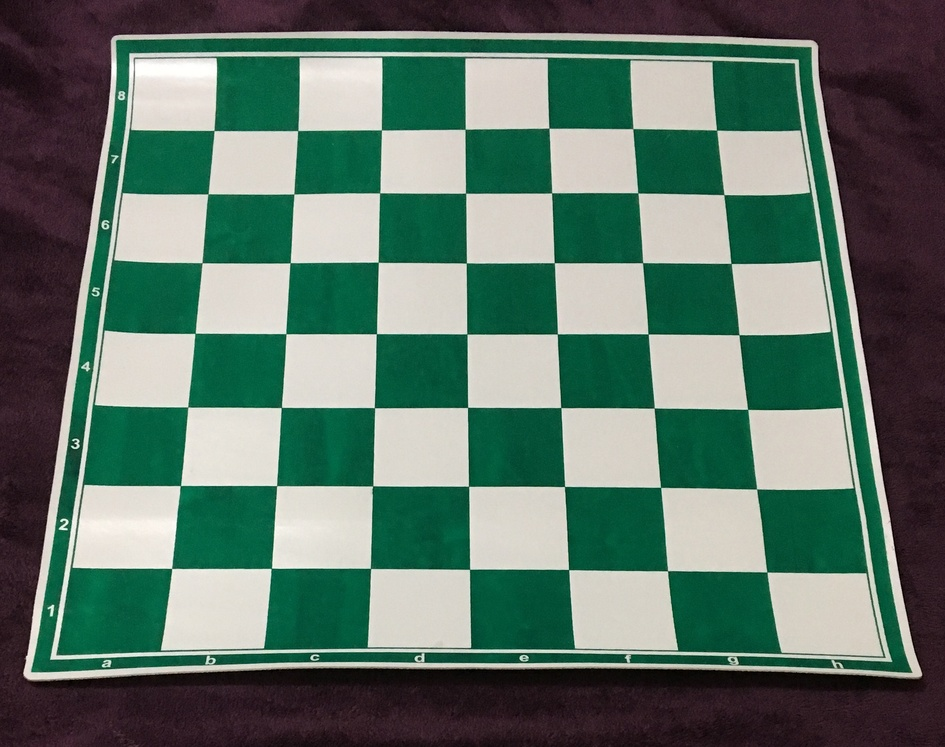
%> input picture 1.jpg, 945 x 747 px, shrunk from 2400 x 1896 before the run
$ octave --eval "result = image_reader;"   (GNU Octave 9; MATLAB toolbox functions it lacks are replaced by stand-ins)
%> lines starting %> are read from the running program, lines starting %| are printed output that depends on the picture; in (x1, y1, x2, y2) boxes, pixels count from 0 and x2, y2 are one past the last pixel; in counts of white or black regions, pixels touching at a corner belong together; the program's own positions count from 1
function img_data = image_reader(mode, img, show_img)
% [20 lines of commented-out code are left out]

if nargin < 1 || isempty(mode)
    mode = 'rg'; % red and green board
end
if nargin < 2 || isempty(img)
    [fname, pname] = uigetfile(fullfile('Chess_pictures','*.jpg'));
%> the answer given: 1.jpg
    % load image with chess board
    img = imread(fullfile(pname, fname));
%> img is the input picture: size 747x945x3 uint8; mean R, G, B 92.4, 115.4, 103.7
elseif ischar(img) % if input is a string,
    fname = img;   % assume it's a filename
    img = imread(fname);
    [~, fname, ext] = fileparts(fname); % strip off path name
    fname = [fname, ext];
end
if nargin < 3
    show_img = true;
end
if ~exist('fname', 'var')
    fname = '';
end

img_data.mode = mode;
img_data.fname = fname;
img_data.img = img;

if show_img
    % display image
    figure('Color', 'w');
    imshow(img, 'InitialMagnification', 'fit');
end

% convert to grayscale
img_gray = rgb2gray(img);
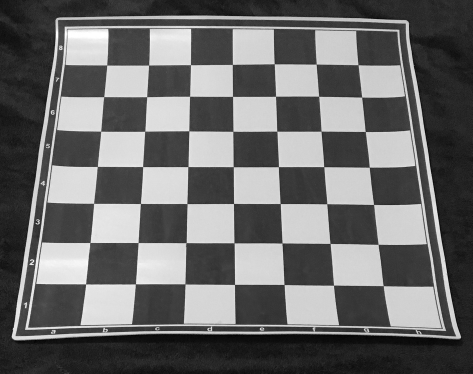
%> img_gray: size 747x945 uint8 (shown at 1/2 size); min 0, max 255, mean 107.2
img_gray = medfilt2(img_gray, [5, 5]); % median filter to remove noise
img_data.img_gray = img_gray;

if strcmp(mode, 'rg')
    % split image into red and green channels
    img_r = img(:, :, 1) - img(:, :, 2) - img(:, :, 3);
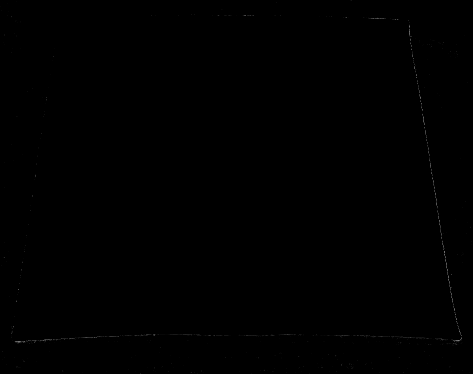
%> img_r: size 747x945 uint8 (shown at 1/2 size); min 0, max 18, mean 0.0141; drawn with min black and max white
    img_r = medfilt2(img_r, [5, 5]); % median filter to remove noise
    thresh = graythresh(img_r);
%> thresh = 0.00392
    img_data.img_r = im2bw(img_r, thresh); % binarize red image
%> img_data.img_r: size 747x945 logical; 0.01% white; 4 white regions (2 under 20 px), largest, box (x1, y1, x2, y2) and area: (907, 679, 921, 684) 40, (32, 682, 42, 686) 35
    img_g = img(:, :, 2) - img(:, :, 1) - img(:, :, 3);
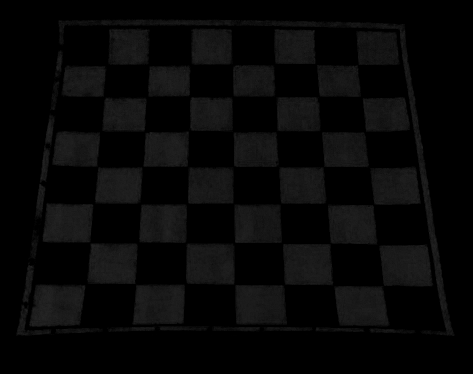
%> img_g: size 747x945 uint8 (shown at 1/2 size); min 0, max 40, mean 7.7
    img_g = medfilt2(img_g, [5, 5]); % median filter to remove noise
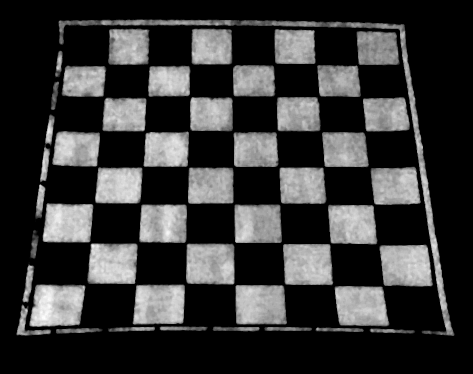
%> img_g: size 747x945 uint8 (shown at 1/2 size); min 0, max 35, mean 7.6; drawn with min black and max white
    thresh = graythresh(img_g);
%> thresh = 0.0431
    img_data.img_g = im2bw(img_g, thresh); % binarize green image
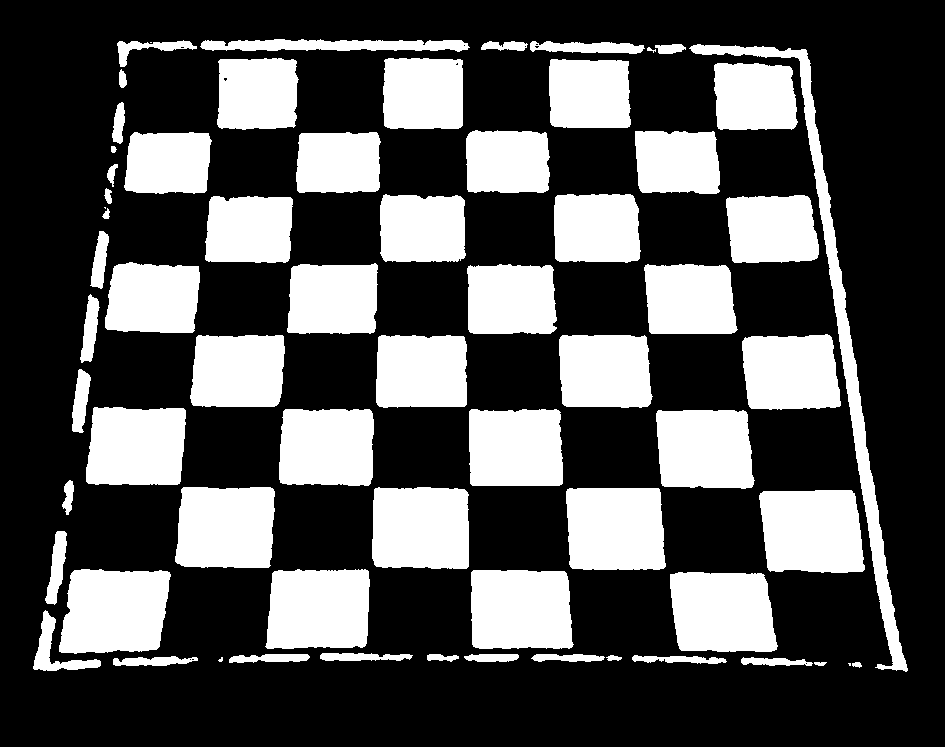
%> img_data.img_g: size 747x945 logical; 31.9% white; 66 white regions (4 under 20 px), largest, box (x1, y1, x2, y2) and area: (689, 44, 908, 672) 8392, (59, 569, 171, 654) 8074, (759, 490, 865, 573) 7846

    if show_img

    end

end

$ run again, on 3.jpg
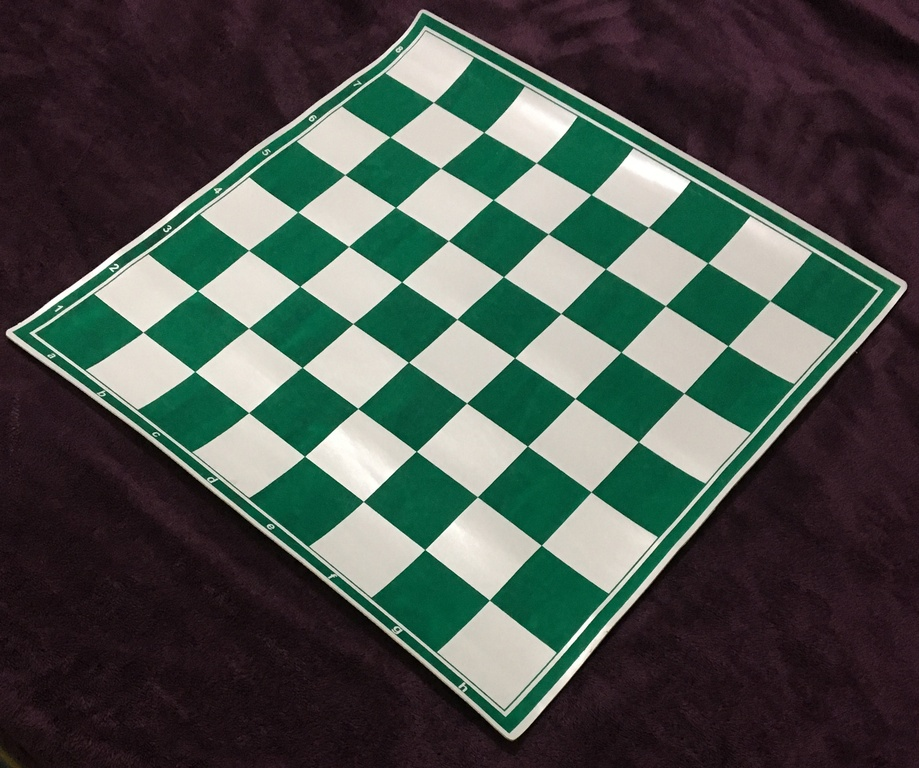
%> input picture 3.jpg, 919 x 768 px, shrunk from 2628 x 2196 before the run
%> in image_reader, img is the input picture: size 768x919x3 uint8; mean R, G, B 73.1, 82.1, 76.1
%> in image_reader, `img_r = img(:, :, 1) - img(:, :, 2) - img(:, :, 3);`:
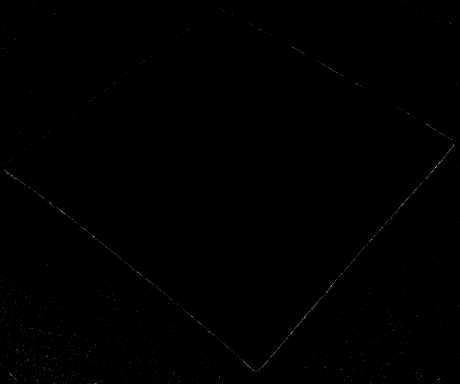
%> img_r: size 768x919 uint8 (shown at 1/2 size); min 0, max 16, mean 0.0234; drawn with min black and max white
%> in image_reader, `thresh = graythresh(img_r);`: thresh = 0
%> img_data.img_r: size 768x919 logical; 0.05% white in thin lines or dots
%> in image_reader, `thresh = graythresh(img_g);`: thresh = 0.0353
%> in image_reader, `img_data.img_g = im2bw(img_g, thresh);`:
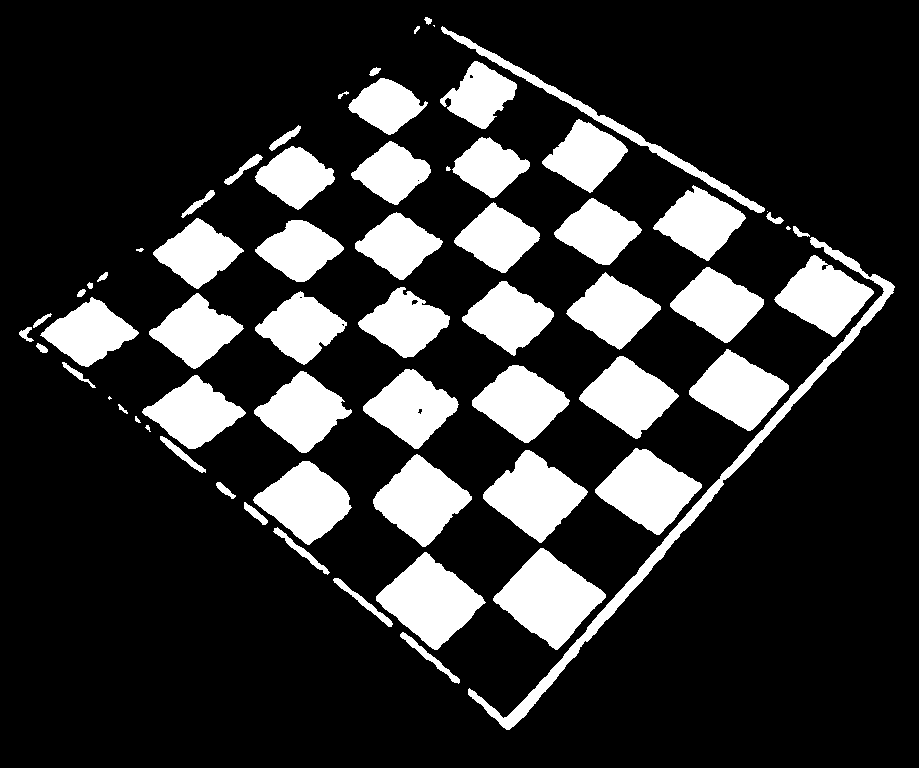
%> img_data.img_g: size 768x919 logical; 19.6% white; 65 white regions (5 under 20 px), largest, box (x1, y1, x2, y2) and area: (468, 237, 895, 730) 6293, (493, 548, 606, 650) 6045, (376, 552, 486, 650) 5651

$ run again, on 4.jpg
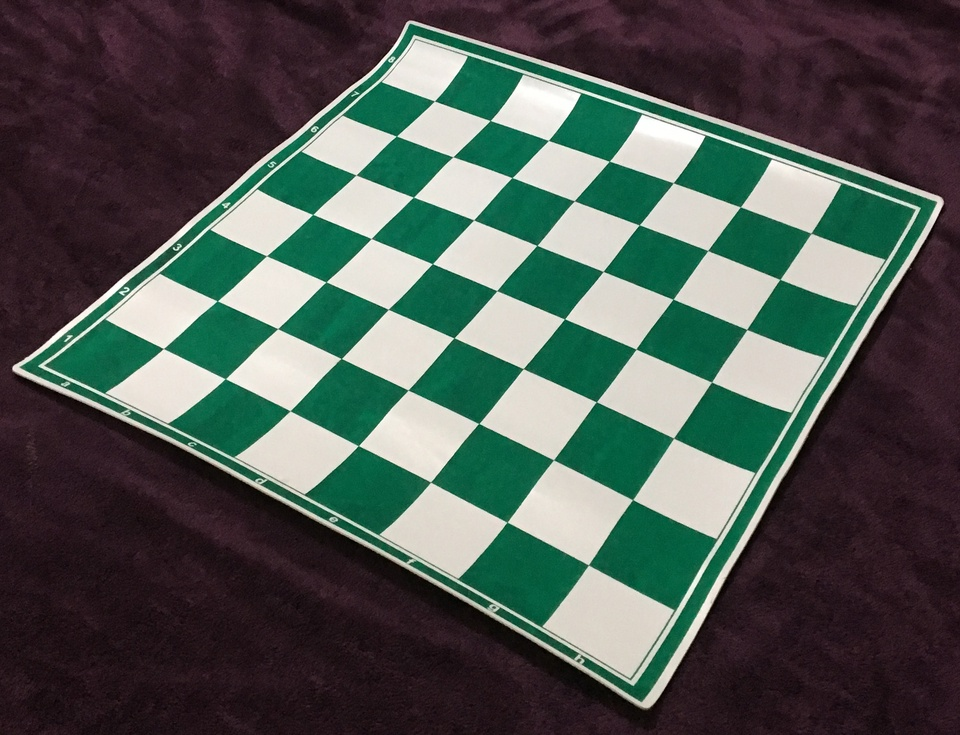
%> input picture 4.jpg, 960 x 735 px, shrunk from 2400 x 1836 before the run
%> in image_reader, img is the input picture: size 735x960x3 uint8; mean R, G, B 78.7, 88.9, 83.1
%> in image_reader, `img_r = img(:, :, 1) - img(:, :, 2) - img(:, :, 3);`:
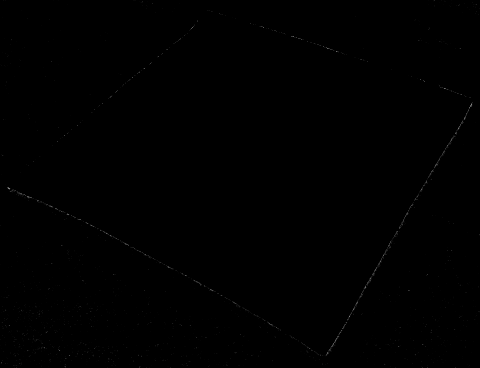
%> img_r: size 735x960 uint8 (shown at 1/2 size); min 0, max 19, mean 0.0203; drawn with min black and max white
%> in image_reader, `thresh = graythresh(img_r);`: thresh = 0
%> img_data.img_r: size 735x960 logical; 0.06% white in thin lines or dots, all inside (x1, y1, x2, y2) = (16, 210, 944, 710)
%> in image_reader, `thresh = graythresh(img_g);`: thresh = 0.0392
%> in image_reader, `img_data.img_g = im2bw(img_g, thresh);`:
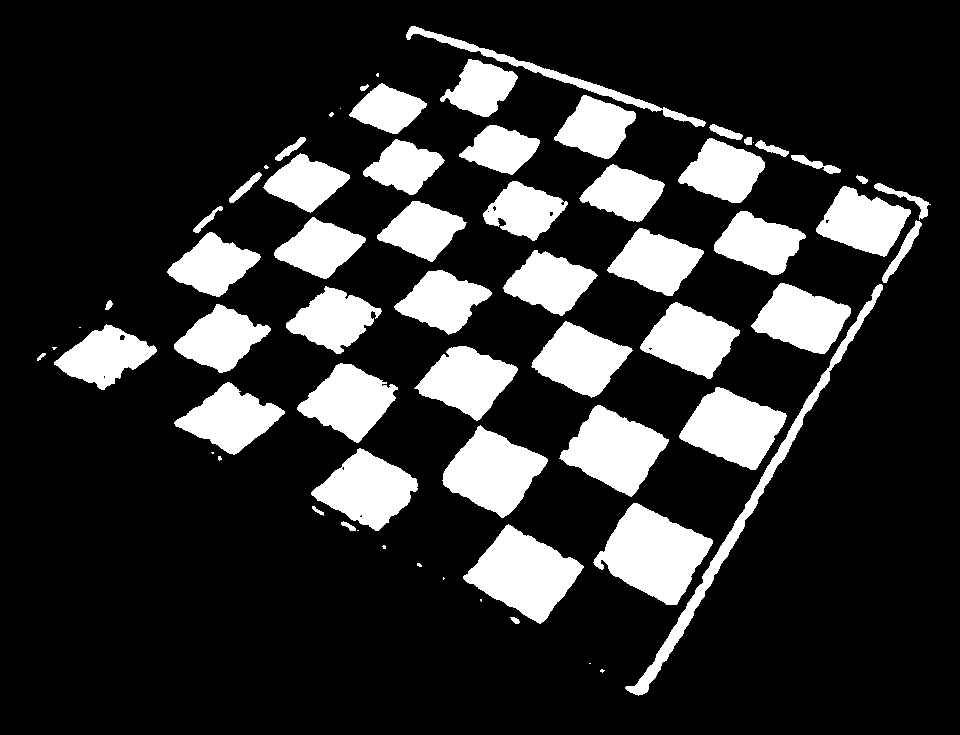
%> img_data.img_g: size 735x960 logical; 19% white; 66 white regions (16 under 20 px), largest, box (x1, y1, x2, y2) and area: (593, 503, 713, 605) 6885, (463, 524, 584, 624) 6374, (559, 405, 669, 497) 5541
